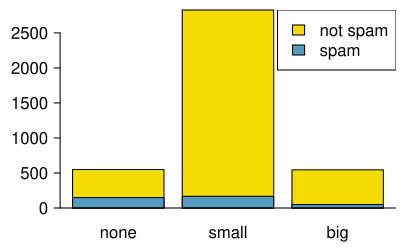

R code for this plot:
library(openintro)
data(email)
data(COL)

tab <- table(email[,c('spam', 'number')])[2:1,]
row.names(tab) <- c("spam", "not spam")
tab <- t(tab)

rp <- prop.table(tab, 1)
cp <- prop.table(tab, 2)

myPDF("emailSpamNumberSegBar.pdf", 4.05, 2.5, mar=c(2, 3, 0.5, 0.5), mgp=c(2.2, 0.6, 0))
barplot(apply(tab, 1, sum), col=COL[3])
tabTemp <- tab[,1]
names(tabTemp) <- NULL
barplot(tabTemp, col=COL[1], add=TRUE, axes=FALSE)
abline(h=0)
legend("topright", fill=COL[c(3,1)], legend=c("not spam", "spam"))
dev.off()

myPDF("emailSpamNumberSegBarSta.pdf", 4.05, 2.5, mar=c(2, 2.5, 0.5, 0.5), mgp=c(2.2, 0.6, 0))
barplot(apply(tab, 1, sum)/apply(tab, 1, sum), col=COL[3])
tabTemp <- rp[,1]
names(tabTemp) <- NULL
barplot(tabTemp, col=COL[1], add=TRUE, axes=FALSE)
abline(h=0)
dev.off()
